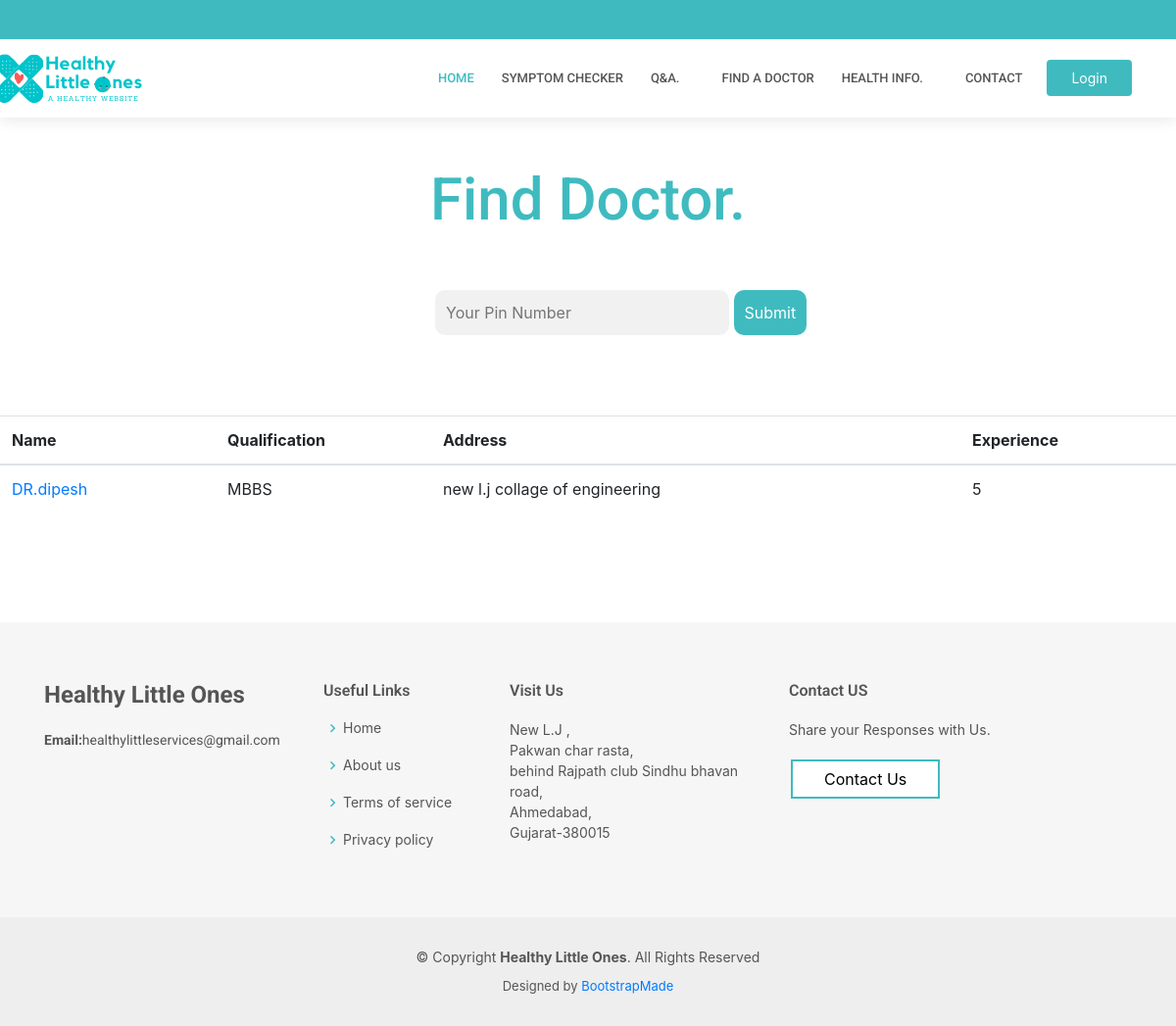
The app's page /findadoc.php with its own data.
### tables this page shows
CREATE TABLE `doc_account` (
  `Doc_ID` int(255) NOT NULL,
  `Doc_Name` varchar(40) NOT NULL,
  `Doc_Qualification` varchar(100) NOT NULL,
  `Doc_Image` varchar(30) NOT NULL,
  `Doc_Certificate` varchar(100) NOT NULL,
  `Doc_Experience` varchar(100) NOT NULL,
  `Doc_Email` varchar(100) NOT NULL,
  `Doc_Address` varchar(255) NOT NULL,
  `Doc_Pwd` varchar(100) NOT NULL,
  `Doc_Token` varchar(200) NOT NULL,
  `D_Valid` varchar(10) NOT NULL,
  `D_Created` datetime NOT NULL DEFAULT current_timestamp()
);

### findadoc.php (the view, shortened to what this page needs)
<?php
include 'header.php';
include 'Connect.php';
 ?>
    <link rel="stylesheet" href="sym.css" />
    <link href="https://stackpath.bootstrapcdn.com/bootstrap/4.3.1/css/bootstrap.min.css" rel="stylesheet">
  <body><br><br><br><br><br>
<h1 style="text-align:center;font-size:60px;color:#3fbbc0;">Find Doctor.</h1>
<br><br>
<form autocomplete="off" action="findadoc.php" method="GET">
<div  class="autocomplete" style="width:300px;height:200px;margin-left:37%;margin-bottom:-6%">
  <input id="myInput" type="text" name="Pin" placeholder="Your Pin Number" required>
</div>
<input type="submit">
</form>
<table style="table-layout: fixed; width: 100%" class="table table-hover">
            <thead>
              <tr>
                <th scope="col">Name</th>
                <th style="margin-left:10%" scope="col">Qualification</th>
                <th style=" width: 45%" scope="col">Address</th>
                <th scope="col">Experience</th>
              </tr>
            </thead>
            <tbody>
             <?php
			 if(isset($_GET['Pin']))
			{
				$search = mysqli_real_escape_string($db,$_GET['Pin']);
				$query = "SELECT * from doc_account WHERE Doc_Pin LIKE '%".$search."%'";
				$search_result = filterTable($query);
			}
			else
			{
				$query = "SELECT * FROM doc_account" ;
			    $search_result = filterTable($query);
      }
			function filterTable($query)
			{
				$db = mysqli_connect("localhost", "root", "", "hlo");
				$filter_Result = mysqli_query($db, $query);
				return $filter_Result;
			}
             ?>
       <?php while($rows = mysqli_fetch_array($search_result)):
        $name=$rows['Doc_Name'];?>
              <tr>
                <td><?php echo'<a href="docdetail.php?id='.$rows['Doc_ID'].'">'; echo "DR.$name";?></a></td>
                <td><?php echo $rows['Doc_Qualification']; ?></td>
                <td style="word-wrap: break-word" ><?php echo $rows['Doc_Address']; ?></td>
                <td><?php echo $rows['Doc_Experience']; ?></td>
              </tr>
           <?php endwhile;?>
            </tbody>
          </table>
          <br> <br> <br> <br>
<?php
include('footer.php');
?>

### assets/css/style.css (style rules this page uses)
body { font-family: "Open Sans", sans-serif; color: #444444; }
a { color: #3fbbc0; }
h1, h2, h3, h4, h5, h6 { font-family: "Roboto", sans-serif; }
body { margin-top:20px; }

### sym.css (style rules this page uses)
* { box-sizing: border-box; }
body { font: 16px Arial; }
.autocomplete { position: relative; display: inline-block; }
input { border: 1px solid transparent; background-color: #f1f1f1; padding: 10px; font-size: 56px; border-radius:10px; }
input[type=text] { background-color: #f1f1f1; width: 100%; }
input[type=submit] { background-color: #3fbbc0; color: #fff; cursor: pointer; border-radius:10px; }

### records on screen
doc_account: Doc_Name "dipesh", Doc_Qualification "MBBS", Doc_Address "new l.j collage of engineering", Doc_Experience "5"
